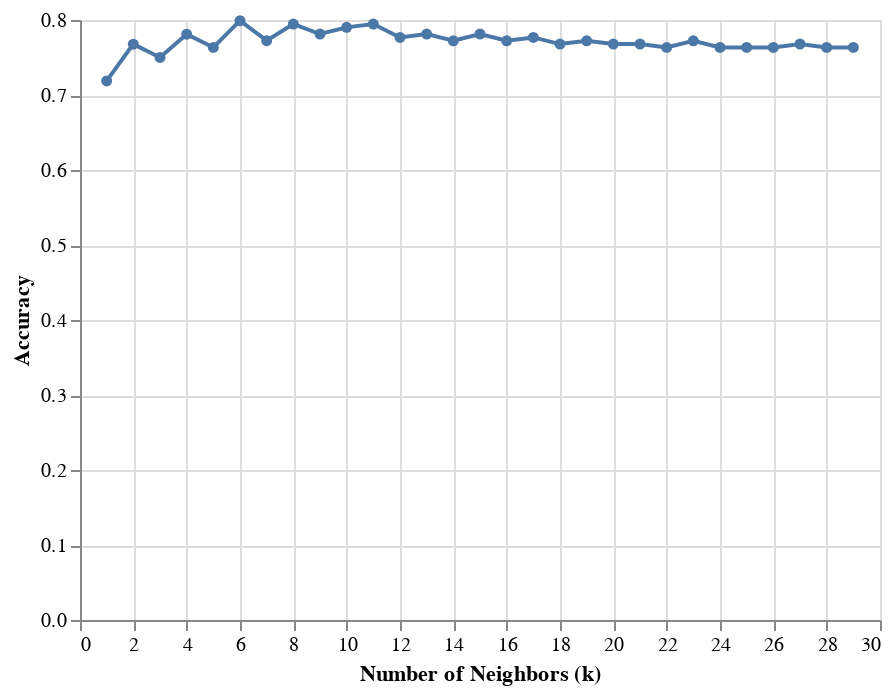

Notebook code for this chart:
### Code cell
np.random.seed(2000)

# your code here
param_grid = {'n_neighbors': range(1, 30, 1)}
knn = KNeighborsClassifier()
grid_search = GridSearchCV(estimator=knn, param_grid=param_grid, cv=5, return_train_score=True, n_jobs=-1)
grid_search.fit(X, y)
cv_results_df = pd.DataFrame(grid_search.cv_results_)

cross_val_plot = alt.Chart(cv_results_df).mark_line(point=True).encode(
    x = alt.X("param_n_neighbors", title ="Number of Neighbors (k)"),
    y = alt.Y("mean_test_score", title ="Accuracy")
)
cross_val_plot

### Figure 1 — Vega-Lite specification as saved in the notebook (floating-point values rounded to 4 significant figures)
{"config": {"view": {"continuousWidth": 400, "continuousHeight": 300}}, "data": {"name": "data-52ee8617c6378645b35614778b93573f"}, "mark": {"type": "line", "point": true}, "encoding": {"x": {"field": "param_n_neighbors", "title": "Number of Neighbors (k)", "type": "quantitative"}, "y": {"field": "mean_test_score", "title": "Accuracy", "type": "quantitative"}}, "$schema": "https://vega.github.io/schema/vega-lite/v4.17.0.json", "datasets": {"data-52ee8617c6378645b35614778b93573f": [{"mean_fit_time": 0.00243, "std_fit_time": 0.0001985, "mean_score_time": 0.003969, "std_score_time": 0.0001497, "param_n_neighbors": 1, "params": {"n_neighbors": 1}, "split0_test_score": 0.7556, "split1_test_score": 0.6667, "split2_test_score": 0.7111, "split3_test_score": 0.7333, "split4_test_score": 0.7273, "mean_test_score": 0.7188, "std_test_score": 0.0297, "rank_test_score": 29, "split0_train_score": 0.8715, "split1_train_score": 0.8883, "split2_train_score": 0.9218, "split3_train_score": 0.9106, "split4_train_score": 0.8944, "mean_train_score": 0.8973, "std_train_score": 0.0175}, {"mean_fit_time": 0.002349, "std_fit_time": 0.0001012, "mean_score_time": 0.008575, "std_score_time": 0.009357, "param_n_neighbors": 2, "params": {"n_neighbors": 2}, "split0_test_score": 0.7778, "split1_test_score": 0.7556, "split2_test_score": 0.7333, "split3_test_score": 0.8222, "split4_test_score": 0.75, "mean_test_score": 0.7678, "std_test_score": 0.03071, "rank_test_score": 20, "split0_train_score": 0.8324, "split1_train_score": 0.8324, "split2_train_score": 0.8603, "split3_train_score": 0.8492, "split4_train_score": 0.8389, "mean_train_score": 0.8426, "std_train_score": 0.01076}, {"mean_fit_time": 0.002309, "std_fit_time": 3.677e-05, "mean_score_time": 0.003962, "std_score_time": 0.0001253, "param_n_neighbors": 3, "params": {"n_neighbors": 3}, "split0_test_score": 0.7556, "split1_test_score": 0.7778, "split2_test_score": 0.7556, "split3_test_score": 0.6889, "split4_test_score": 0.7727, "mean_test_score": 0.7501, "std_test_score": 0.03189, "rank_test_score": 28, "split0_train_score": 0.8492, "split1_train_score": 0.8436, "split2_train_score": 0.8547, "split3_train_score": 0.838, "split4_train_score": 0.85, "mean_train_score": 0.8471, "std_train_score": 0.005772}, {"mean_fit_time": 0.002919, "std_fit_time": 0.001278, "mean_score_time": 0.004544, "std_score_time": 0.001069, "param_n_neighbors": 4, "params": {"n_neighbors": 4}, "split0_test_score": 0.7556, "split1_test_score": 0.7778, "split2_test_score": 0.7778, "split3_test_score": 0.8444, "split4_test_score": 0.75, "mean_test_score": 0.7811, "std_test_score": 0.03363, "rank_test_score": 8, "split0_train_score": 0.8324, "split1_train_score": 0.8212, "split2_train_score": 0.8436, "split3_train_score": 0.8212, "split4_train_score": 0.85, "mean_train_score": 0.8337, "std_train_score": 0.01163}, {"mean_fit_time": 0.002386, "std_fit_time": 9.355e-05, "mean_score_time": 0.003945, "std_score_time": 4.277e-05, "param_n_neighbors": 5, "params": {"n_neighbors": 5}, "split0_test_score": 0.7333, "split1_test_score": 0.8, "split2_test_score": 0.7556, "split3_test_score": 0.7556, "split4_test_score": 0.7727, "mean_test_score": 0.7634, "std_test_score": 0.02215, "rank_test_score": 21, "split0_train_score": 0.838, "split1_train_score": 0.8212, "split2_train_score": 0.8268, "split3_train_score": 0.8101, "split4_train_score": 0.8389, "mean_train_score": 0.827, "std_train_score": 0.01079}, {"mean_fit_time": 0.002357, "std_fit_time": 8.185e-05, "mean_score_time": 0.004061, "std_score_time": 0.0002667, "param_n_neighbors": 6, "params": {"n_neighbors": 6}, "split0_test_score": 0.7778, "split1_test_score": 0.8222, "split2_test_score": 0.8, "split3_test_score": 0.8, "split4_test_score": 0.7955, "mean_test_score": 0.7991, "std_test_score": 0.01417, "rank_test_score": 1, "split0_train_score": 0.8268, "split1_train_score": 0.8156, "split2_train_score": 0.8212, "split3_train_score": 0.7989, "split4_train_score": 0.8167, "mean_train_score": 0.8158, "std_train_score": 0.009357}, {"mean_fit_time": 0.002332, "std_fit_time": 3.601e-05, "mean_score_time": 0.004604, "std_score_time": 0.001187, "param_n_neighbors": 7, "params": {"n_neighbors": 7}, "split0_test_score": 0.7333, "split1_test_score": 0.8222, "split2_test_score": 0.7778, "split3_test_score": 0.7333, "split4_test_score": 0.7955, "mean_test_score": 0.7724, "std_test_score": 0.03491, "rank_test_score": 11, "split0_train_score": 0.838, "split1_train_score": 0.8156, "split2_train_score": 0.8324, "split3_train_score": 0.8045, "split4_train_score": 0.8222, "mean_train_score": 0.8225, "std_train_score": 0.01192}, {"mean_fit_time": 0.002439, "std_fit_time": 0.0002157, "mean_score_time": 0.004097, "std_score_time": 0.0001559, "param_n_neighbors": 8, "params": {"n_neighbors": 8}, "split0_test_score": 0.7778, "split1_test_score": 0.8222, "split2_test_score": 0.8, "split3_test_score": 0.7778, "split4_test_score": 0.7955, "mean_test_score": 0.7946, "std_test_score": 0.01649, "rank_test_score": 2, "split0_train_score": 0.8212, "split1_train_score": 0.8101, "split2_train_score": 0.8156, "split3_train_score": 0.7989, "split4_train_score": 0.8111, "mean_train_score": 0.8114, "std_train_score": 0.007392}, {"mean_fit_time": 0.002387, "std_fit_time": 0.000126, "mean_score_time": 0.004007, "std_score_time": 0.0001, "param_n_neighbors": 9, "params": {"n_neighbors": 9}, "split0_test_score": 0.7556, "split1_test_score": 0.8222, "split2_test_score": 0.7778, "split3_test_score": 0.7556, "split4_test_score": 0.7955, "mean_test_score": 0.7813, "std_test_score": 0.02535, "rank_test_score": 5, "split0_train_score": 0.8436, "split1_train_score": 0.8101, "split2_train_score": 0.8212, "split3_train_score": 0.8045, "split4_train_score": 0.8056, "mean_train_score": 0.817, "std_train_score": 0.01456}, {"mean_fit_time": 0.002362, "std_fit_time": 2.935e-05, "mean_score_time": 0.004136, "std_score_time": 0.0001348, "param_n_neighbors": 10, "params": {"n_neighbors": 10}, "split0_test_score": 0.7556, "split1_test_score": 0.8222, "split2_test_score": 0.8, "split3_test_score": 0.7778, "split4_test_score": 0.7955, "mean_test_score": 0.7902, "std_test_score": 0.02238, "rank_test_score": 4, "split0_train_score": 0.8212, "split1_train_score": 0.7989, "split2_train_score": 0.8045, "split3_train_score": 0.8045, "split4_train_score": 0.8056, "mean_train_score": 0.8069, "std_train_score": 0.007526}, {"mean_fit_time": 0.002237, "std_fit_time": 5.93e-05, "mean_score_time": 0.003947, "std_score_time": 4.99e-05, "param_n_neighbors": 11, "params": {"n_neighbors": 11}, "split0_test_score": 0.7556, "split1_test_score": 0.8444, "split2_test_score": 0.8, "split3_test_score": 0.7778, "split4_test_score": 0.7955, "mean_test_score": 0.7946, "std_test_score": 0.0294, "rank_test_score": 2, "split0_train_score": 0.838, "split1_train_score": 0.7989, "split2_train_score": 0.7989, "split3_train_score": 0.8101, "split4_train_score": 0.8111, "mean_train_score": 0.8114, "std_train_score": 0.0143}, {"mean_fit_time": 0.002293, "std_fit_time": 6.351e-05, "mean_score_time": 0.004038, "std_score_time": 8.258e-05, "param_n_neighbors": 12, "params": {"n_neighbors": 12}, "split0_test_score": 0.7333, "split1_test_score": 0.8222, "split2_test_score": 0.8, "split3_test_score": 0.7556, "split4_test_score": 0.7727, "mean_test_score": 0.7768, "std_test_score": 0.03149, "rank_test_score": 10, "split0_train_score": 0.8101, "split1_train_score": 0.7989, "split2_train_score": 0.7877, "split3_train_score": 0.8101, "split4_train_score": 0.8111, "mean_train_score": 0.8036, "std_train_score": 0.009105}, {"mean_fit_time": 0.00232, "std_fit_time": 6.682e-05, "mean_score_time": 0.004114, "std_score_time": 0.0001582, "param_n_neighbors": 13, "params": {"n_neighbors": 13}, "split0_test_score": 0.7333, "split1_test_score": 0.8222, "split2_test_score": 0.8222, "split3_test_score": 0.7556, "split4_test_score": 0.7727, "mean_test_score": 0.7812, "std_test_score": 0.03574, "rank_test_score": 7, "split0_train_score": 0.8268, "split1_train_score": 0.7989, "split2_train_score": 0.8101, "split3_train_score": 0.8101, "split4_train_score": 0.8111, "mean_train_score": 0.8114, "std_train_score": 0.008922}, {"mean_fit_time": 0.003278, "std_fit_time": 0.001944, "mean_score_time": 0.00393, "std_score_time": 3.235e-05, "param_n_neighbors": 14, "params": {"n_neighbors": 14}, "split0_test_score": 0.7333, "split1_test_score": 0.7778, "split2_test_score": 0.8222, "split3_test_score": 0.7556, "split4_test_score": 0.7727, "mean_test_score": 0.7723, "std_test_score": 0.0294, "rank_test_score": 13, "split0_train_score": 0.8212, "split1_train_score": 0.7821, "split2_train_score": 0.7933, "split3_train_score": 0.8045, "split4_train_score": 0.8056, "mean_train_score": 0.8013, "std_train_score": 0.01309}, {"mean_fit_time": 0.002273, "std_fit_time": 6.053e-05, "mean_score_time": 0.003944, "std_score_time": 4.627e-05, "param_n_neighbors": 15, "params": {"n_neighbors": 15}, "split0_test_score": 0.7556, "split1_test_score": 0.8, "split2_test_score": 0.8, "split3_test_score": 0.7556, "split4_test_score": 0.7955, "mean_test_score": 0.7813, "std_test_score": 0.0211, "rank_test_score": 5, "split0_train_score": 0.8212, "split1_train_score": 0.7765, "split2_train_score": 0.7877, "split3_train_score": 0.8045, "split4_train_score": 0.8, "mean_train_score": 0.798, "std_train_score": 0.01518}, {"mean_fit_time": 0.002356, "std_fit_time": 0.0001246, "mean_score_time": 0.004928, "std_score_time": 0.00182, "param_n_neighbors": 16, "params": {"n_neighbors": 16}, "split0_test_score": 0.7556, "split1_test_score": 0.7778, "split2_test_score": 0.8, "split3_test_score": 0.7556, "split4_test_score": 0.7727, "mean_test_score": 0.7723, "std_test_score": 0.01648, "rank_test_score": 13, "split0_train_score": 0.8156, "split1_train_score": 0.7765, "split2_train_score": 0.7877, "split3_train_score": 0.7933, "split4_train_score": 0.7944, "mean_train_score": 0.7935, "std_train_score": 0.01275}, {"mean_fit_time": 0.002458, "std_fit_time": 0.0002219, "mean_score_time": 0.004061, "std_score_time": 0.0001203, "param_n_neighbors": 17, "params": {"n_neighbors": 17}, "split0_test_score": 0.7556, "split1_test_score": 0.8, "split2_test_score": 0.8, "split3_test_score": 0.7556, "split4_test_score": 0.7727, "mean_test_score": 0.7768, "std_test_score": 0.01998, "rank_test_score": 9, "split0_train_score": 0.8101, "split1_train_score": 0.7709, "split2_train_score": 0.7877, "split3_train_score": 0.8045, "split4_train_score": 0.7944, "mean_train_score": 0.7935, "std_train_score": 0.01369}, {"mean_fit_time": 0.00325, "std_fit_time": 0.001155, "mean_score_time": 0.004629, "std_score_time": 0.0007665, "param_n_neighbors": 18, "params": {"n_neighbors": 18}, "split0_test_score": 0.7333, "split1_test_score": 0.7778, "split2_test_score": 0.8, "split3_test_score": 0.7556, "split4_test_score": 0.7727, "mean_test_score": 0.7679, "std_test_score": 0.02235, "rank_test_score": 17, "split0_train_score": 0.7989, "split1_train_score": 0.7765, "split2_train_score": 0.7877, "split3_train_score": 0.7933, "split4_train_score": 0.7944, "mean_train_score": 0.7902, "std_train_score": 0.007693}, {"mean_fit_time": 0.00247, "std_fit_time": 0.0001992, "mean_score_time": 0.004359, "std_score_time": 0.0003158, "param_n_neighbors": 19, "params": {"n_neighbors": 19}, "split0_test_score": 0.7556, "split1_test_score": 0.7778, "split2_test_score": 0.8, "split3_test_score": 0.7556, "split4_test_score": 0.7727, "mean_test_score": 0.7723, "std_test_score": 0.01648, "rank_test_score": 13, "split0_train_score": 0.7989, "split1_train_score": 0.7765, "split2_train_score": 0.7933, "split3_train_score": 0.7933, "split4_train_score": 0.8, "mean_train_score": 0.7924, "std_train_score": 0.008403}, {"mean_fit_time": 0.002342, "std_fit_time": 0.0001388, "mean_score_time": 0.004836, "std_score_time": 0.001122, "param_n_neighbors": 20, "params": {"n_neighbors": 20}, "split0_test_score": 0.7333, "split1_test_score": 0.7778, "split2_test_score": 0.8, "split3_test_score": 0.7556, "split4_test_score": 0.7727, "mean_test_score": 0.7679, "std_test_score": 0.02235, "rank_test_score": 17, "split0_train_score": 0.7989, "split1_train_score": 0.7765, "split2_train_score": 0.7821, "split3_train_score": 0.7933, "split4_train_score": 0.7722, "mean_train_score": 0.7846, "std_train_score": 0.01004}, {"mean_fit_time": 0.002267, "std_fit_time": 6.51e-05, "mean_score_time": 0.004084, "std_score_time": 0.0001103, "param_n_neighbors": 21, "params": {"n_neighbors": 21}, "split0_test_score": 0.7333, "split1_test_score": 0.7778, "split2_test_score": 0.8, "split3_test_score": 0.7556, "split4_test_score": 0.7727, "mean_test_score": 0.7679, "std_test_score": 0.02235, "rank_test_score": 17, "split0_train_score": 0.7989, "split1_train_score": 0.7765, "split2_train_score": 0.7821, "split3_train_score": 0.7933, "split4_train_score": 0.7722, "mean_train_score": 0.7846, "std_train_score": 0.01004}, {"mean_fit_time": 0.002458, "std_fit_time": 0.0001727, "mean_score_time": 0.004068, "std_score_time": 9.335e-05, "param_n_neighbors": 22, "params": {"n_neighbors": 22}, "split0_test_score": 0.7333, "split1_test_score": 0.7778, "split2_test_score": 0.8, "split3_test_score": 0.7556, "split4_test_score": 0.75, "mean_test_score": 0.7633, "std_test_score": 0.0232, "rank_test_score": 27, "split0_train_score": 0.7765, "split1_train_score": 0.7765, "split2_train_score": 0.7598, "split3_train_score": 0.7933, "split4_train_score": 0.7722, "mean_train_score": 0.7757, "std_train_score": 0.01074}, {"mean_fit_time": 0.00234, "std_fit_time": 7.864e-05, "mean_score_time": 0.004062, "std_score_time": 0.000125, "param_n_neighbors": 23, "params": {"n_neighbors": 23}, "split0_test_score": 0.7556, "split1_test_score": 0.8, "split2_test_score": 0.7778, "split3_test_score": 0.7556, "split4_test_score": 0.7727, "mean_test_score": 0.7723, "std_test_score": 0.01648, "rank_test_score": 12, "split0_train_score": 0.7933, "split1_train_score": 0.7877, "split2_train_score": 0.7877, "split3_train_score": 0.7933, "split4_train_score": 0.7722, "mean_train_score": 0.7868, "std_train_score": 0.007727}, {"mean_fit_time": 0.002392, "std_fit_time": 0.0001884, "mean_score_time": 0.004111, "std_score_time": 0.0001661, "param_n_neighbors": 24, "params": {"n_neighbors": 24}, "split0_test_score": 0.7333, "split1_test_score": 0.8, "split2_test_score": 0.8, "split3_test_score": 0.7111, "split4_test_score": 0.7727, "mean_test_score": 0.7634, "std_test_score": 0.03579, "rank_test_score": 21, "split0_train_score": 0.7765, "split1_train_score": 0.7765, "split2_train_score": 0.7598, "split3_train_score": 0.7821, "split4_train_score": 0.7667, "mean_train_score": 0.7723, "std_train_score": 0.008012}, {"mean_fit_time": 0.002326, "std_fit_time": 0.0001221, "mean_score_time": 0.004018, "std_score_time": 4.569e-05, "param_n_neighbors": 25, "params": {"n_neighbors": 25}, "split0_test_score": 0.7333, "split1_test_score": 0.8, "split2_test_score": 0.8, "split3_test_score": 0.7111, "split4_test_score": 0.7727, "mean_test_score": 0.7634, "std_test_score": 0.03579, "rank_test_score": 21, "split0_train_score": 0.7765, "split1_train_score": 0.7709, "split2_train_score": 0.7598, "split3_train_score": 0.7821, "split4_train_score": 0.7667, "mean_train_score": 0.7712, "std_train_score": 0.007732}, {"mean_fit_time": 0.002337, "std_fit_time": 7.678e-05, "mean_score_time": 0.004069, "std_score_time": 8.113e-05, "param_n_neighbors": 26, "params": {"n_neighbors": 26}, "split0_test_score": 0.7333, "split1_test_score": 0.8, "split2_test_score": 0.8, "split3_test_score": 0.7111, "split4_test_score": 0.7727, "mean_test_score": 0.7634, "std_test_score": 0.03579, "rank_test_score": 21, "split0_train_score": 0.7765, "split1_train_score": 0.7821, "split2_train_score": 0.7598, "split3_train_score": 0.7821, "split4_train_score": 0.7667, "mean_train_score": 0.7734, "std_train_score": 0.008865}, {"mean_fit_time": 0.002291, "std_fit_time": 4.247e-05, "mean_score_time": 0.004031, "std_score_time": 6.399e-05, "param_n_neighbors": 27, "params": {"n_neighbors": 27}, "split0_test_score": 0.7556, "split1_test_score": 0.8, "split2_test_score": 0.8, "split3_test_score": 0.7111, "split4_test_score": 0.7727, "mean_test_score": 0.7679, "std_test_score": 0.03305, "rank_test_score": 16, "split0_train_score": 0.7933, "split1_train_score": 0.7709, "split2_train_score": 0.7598, "split3_train_score": 0.7821, "split4_train_score": 0.7667, "mean_train_score": 0.7746, "std_train_score": 0.01185}, {"mean_fit_time": 0.002309, "std_fit_time": 8.659e-05, "mean_score_time": 0.004137, "std_score_time": 0.0001425, "param_n_neighbors": 28, "params": {"n_neighbors": 28}, "split0_test_score": 0.7333, "split1_test_score": 0.8, "split2_test_score": 0.8, "split3_test_score": 0.7111, "split4_test_score": 0.7727, "mean_test_score": 0.7634, "std_test_score": 0.03579, "rank_test_score": 21, "split0_train_score": 0.7765, "split1_train_score": 0.7709, "split2_train_score": 0.7598, "split3_train_score": 0.7821, "split4_train_score": 0.7667, "mean_train_score": 0.7712, "std_train_score": 0.007732}, {"mean_fit_time": 0.002332, "std_fit_time": 3.572e-05, "mean_score_time": 0.004058, "std_score_time": 5.189e-05, "param_n_neighbors": 29, "params": {"n_neighbors": 29}, "split0_test_score": 0.7333, "split1_test_score": 0.8, "split2_test_score": 0.8, "split3_test_score": 0.7111, "split4_test_score": 0.7727, "mean_test_score": 0.7634, "std_test_score": 0.03579, "rank_test_score": 21, "split0_train_score": 0.7765, "split1_train_score": 0.7598, "split2_train_score": 0.7598, "split3_train_score": 0.7821, "split4_train_score": 0.7667, "mean_train_score": 0.769, "std_train_score": 0.008995}]}}
